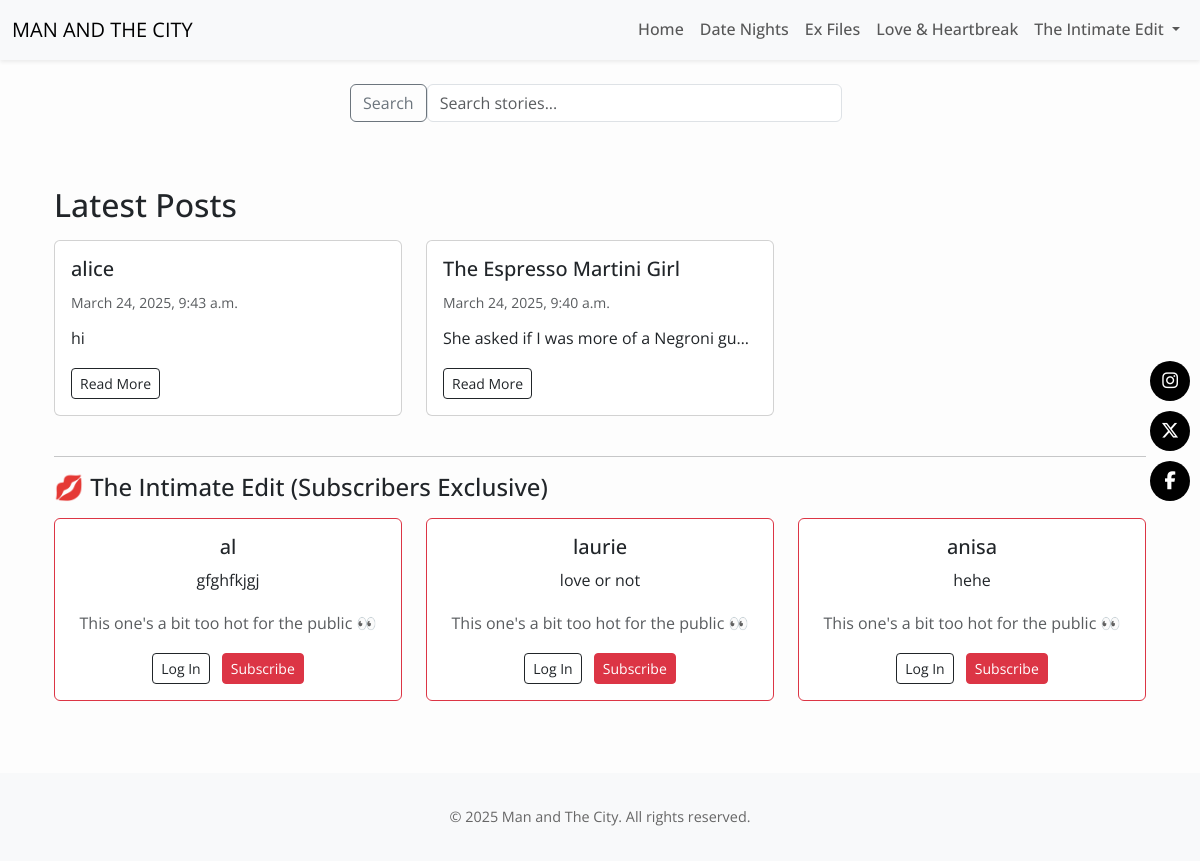
/, run on an earlier commit of the app's database.
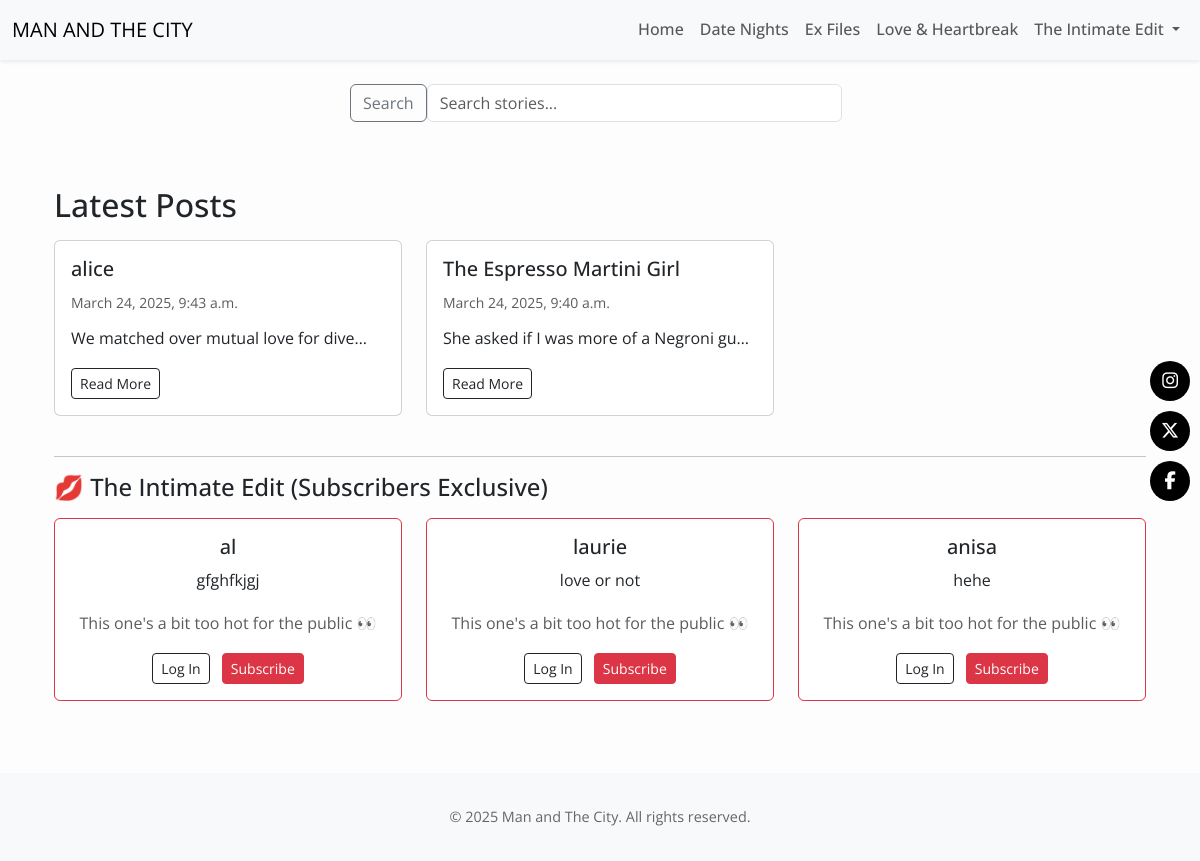
And on a later commit of the database.
### posts/models.py (models this page shows, shortened)
class Post(models.Model):
    CATEGORY_CHOICES = [
        ('date', 'Date Night'),
        ('ex', 'Ex Files'),
        ('fun', 'Love & Laughs'),
        ('intimate', 'The Intimate Edit'),
    ]
    title = models.CharField(max_length=200)
    slug = models.SlugField(unique=True)
    date = models.DateTimeField(default=timezone.now)
    category = models.CharField(max_length=20, choices=CATEGORY_CHOICES)
    intro = models.TextField(blank=True)
    content = RichTextUploadingField()
    is_premium = models.BooleanField(default=False)
    image = models.ImageField(upload_to='post_images/', blank=True, null=True)
    chemistry_rating = models.IntegerField(default=0)
    banter_rating = models.IntegerField(default=0)
    looks_rating = models.IntegerField(default=0)
    vibe_rating = models.IntegerField(default=0)

### core/views.py (the view)
# urls.py: path('', homepage, name='home'),
def homepage(request):
    public_posts = Post.objects.filter(is_premium=False).order_by('-date')[:6]
    premium_posts = Post.objects.filter(is_premium=True).order_by('-date')[:3]
    return render(request, 'core/homepage.html', {
        'posts': public_posts,
        'premium_teasers': premium_posts,
    })

### core/templates/core/homepage.html (shortened to what this page needs)
{% extends 'base.html' %}
{% block content %}
<div class="container my-4">
  <h2 class="mb-3">Latest Posts</h2>
  <div class="row">
    {% for post in posts %}
    <div class="col-md-4 mb-4">
      <div class="card h-100">
        <div class="card-body">
          <h5 class="card-title">{{ post.title }}</h5>
          <small class="text-muted">{{ post.date }}</small>
          <p class="card-text intro-clamp mt-2">{{ post.intro }}</p>
          <a href="{% url 'posts:post_detail' slug=post.slug %}" class="btn btn-outline-dark btn-sm">Read More</a>
        </div>
      </div>
    </div>
    {% endfor %}
  </div>
  <hr>
  <h4 class="mb-3">💋 The Intimate Edit (Subscribers Exclusive)</h4>
  <div class="row">
    {% for post in premium_teasers %}
    <div class="col-md-4 mb-4">
      <div class="card border-danger h-100 text-center">
        <div class="card-body">
          <h5 class="card-title">{{ post.title }}</h5>
          <p class="card-text intro-clamp">{{ post.intro }}</p>
          {% if user.is_authenticated %}
            <p class="card-text text-muted">Exclusive post for subscribers 🔥</p>
            <a href="{% url 'posts:post_detail' slug=post.slug %}" class="btn btn-outline-dark btn-sm">Read More</a>
          {% else %}
            <p class="card-text text-muted">This one's a bit too hot for the public 👀</p>
            <a href="{% url 'account_login' %}" class="btn btn-sm btn-outline-dark me-2">Log In</a>
            <a href="{% url 'posts:subscribe_tease' %}" class="btn btn-sm btn-danger">Subscribe</a>
          {% endif %}
        </div>
      </div>
    </div>
    {% endfor %}
  </div>
</div>
{% endblock %}

What changed in the data, as far as the page shows it:
changed Post "alice": intro "hi" → "We matched over mutual love for…"
